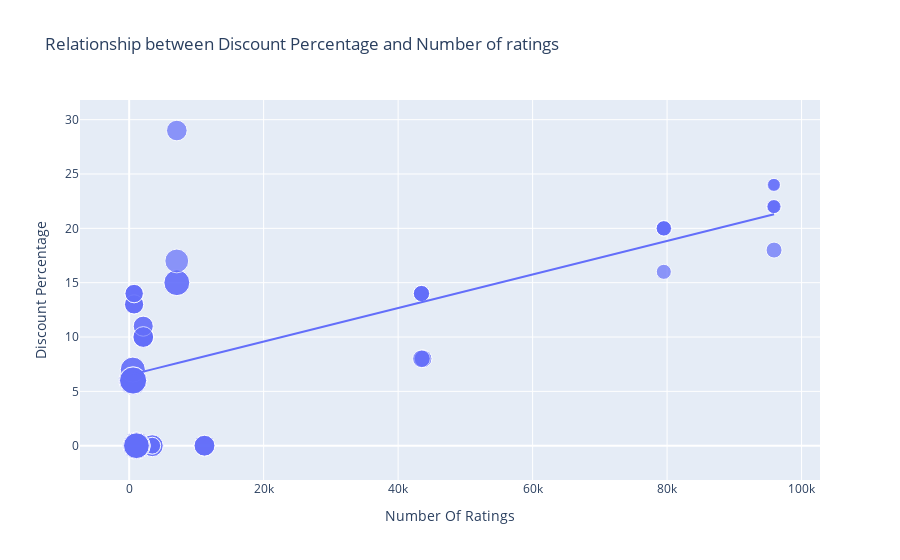

This figure's notebook cell:
### Markdown cell above
## Q5: What is the realtionship betweeen the discount percentage and the number of ratings of iphone on flipkart?

### Code cell
figure = px.scatter(data_frame = data, x= "Number Of Ratings",
                    y= "Discount Percentage", size= "Sale Price",
                    trendline="ols",
                    title= "Relationship between Discount Percentage and Number of ratings")
figure.show()

### Figure 1 — Plotly figure (JSON) as saved in the notebook; plotly's stock layout.template omitted (floating-point values rounded to 4 significant figures)
{"data": [{"hovertemplate": "Number Of Ratings=%{x}<br>Discount Percentage=%{y}<br>Sale Price=%{marker.size}<extra></extra>", "legendgroup": "", "marker": {"color": "#636efa", "size": [49900, 84900, 84900, 77000, 77000, 49900, 49900, 77000, 89900, 41999, 39999, 41999, 41999, 41999, 131900, 117100, 131900, 117100, 74999, 117900, 117100, 117900, 99900, 44999, 140900, 130900, 64900, 120900, 59900, 75900, 110900, 130900, 120900, 64900, 64900, 75900, 75900, 120900, 59900, 120900, 75900, 140900, 70900, 70900, 75900, 59900, 110900, 120900, 130900, 130900, 54999, 54999, 29999, 34999, 34999, 34999, 54999, 29999, 46999, 46999, 46999, 46999], "sizemode": "area", "sizeref": 352.2, "symbol": "circle"}, "mode": "markers", "name": "", "orientation": "v", "showlegend": false, "type": "scatter", "x": [3431, 3431, 3431, 11202, 11202, 3431, 3431, 11202, 1454, 79512, 79512, 79582, 79512, 79512, 1078, 1078, 1078, 1078, 7088, 7088, 1078, 7088, 7081, 95909, 542, 580, 740, 545, 740, 2101, 545, 580, 580, 730, 730, 2101, 2101, 580, 740, 580, 2092, 545, 2101, 2092, 2101, 740, 545, 580, 580, 580, 43707, 43707, 95807, 95909, 95807, 95909, 43470, 95909, 43470, 43470, 43470, 43470], "xaxis": "x", "y": [0, 0, 0, 0, 0, 0, 0, 0, 0, 20, 16, 20, 20, 20, 0, 0, 0, 0, 29, 15, 0, 15, 17, 18, 6, 6, 13, 6, 14, 10, 7, 6, 6, 13, 13, 10, 10, 6, 14, 6, 10, 6, 11, 11, 10, 14, 7, 6, 6, 6, 8, 8, 24, 22, 22, 22, 8, 24, 14, 14, 14, 14], "yaxis": "y"}, {"hovertemplate": "<b>OLS trendline</b><br>Discount Percentage = 0.000154292 * Number Of Ratings + 6.49233<br>R<sup>2</sup>=0.468988<br><br>Number Of Ratings=%{x}<br>Discount Percentage=%{y} <b>(trend)</b><extra></extra>", "legendgroup": "", "marker": {"color": "#636efa", "symbol": "circle"}, "mode": "lines", "name": "", "showlegend": false, "type": "scatter", "x": [542, 545, 545, 545, 545, 580, 580, 580, 580, 580, 580, 580, 580, 730, 730, 740, 740, 740, 740, 1078, 1078, 1078, 1078, 1078, 1454, 2092, 2092, 2101, 2101, 2101, 2101, 2101, 3431, 3431, 3431, 3431, 3431, 7081, 7088, 7088, 7088, 11202, 11202, 11202, 43470, 43470, 43470, 43470, 43470, 43707, 43707, 79512, 79512, 79512, 79512, 79582, 95807, 95807, 95909, 95909, 95909, 95909], "xaxis": "x", "y": [6.576, 6.576, 6.576, 6.576, 6.576, 6.582, 6.582, 6.582, 6.582, 6.582, 6.582, 6.582, 6.582, 6.605, 6.605, 6.607, 6.607, 6.607, 6.607, 6.659, 6.659, 6.659, 6.659, 6.659, 6.717, 6.815, 6.815, 6.816, 6.816, 6.816, 6.816, 6.816, 7.022, 7.022, 7.022, 7.022, 7.022, 7.585, 7.586, 7.586, 7.586, 8.221, 8.221, 8.221, 13.2, 13.2, 13.2, 13.2, 13.2, 13.24, 13.24, 18.76, 18.76, 18.76, 18.76, 18.77, 21.27, 21.27, 21.29, 21.29, 21.29, 21.29], "yaxis": "y"}], "layout": {"legend": {"itemsizing": "constant", "tracegroupgap": 0}, "title": {"text": "Relationship between Discount Percentage and Number of ratings"}, "xaxis": {"anchor": "y", "domain": [0, 1], "title": {"text": "Number Of Ratings"}}, "yaxis": {"anchor": "x", "domain": [0, 1], "title": {"text": "Discount Percentage"}}}}
